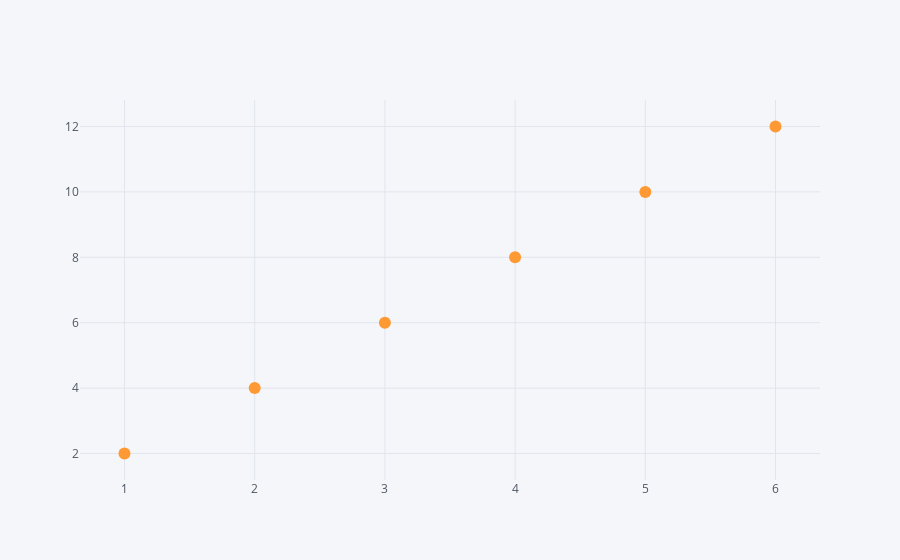

Here is the notebook cell this chart was saved with:
### Code cell
data.iplot(kind = "scatter", x = "A", y = "B", mode = "markers")

### Figure 1 — Plotly figure (JSON) as saved in the notebook; plotly's stock layout.template omitted (floating-point values rounded to 4 significant figures)
{"data": [{"line": {"color": "rgba(255, 153, 51, 1.0)", "dash": "solid", "shape": "linear", "width": 1.3}, "marker": {"size": 12, "symbol": "circle"}, "mode": "markers", "name": "B", "text": "", "type": "scatter", "x": [1, 2, 3, 4, 5, 6], "y": [2, 4, 6, 8, 10, 12]}], "layout": {"legend": {"bgcolor": "#F5F6F9", "font": {"color": "#4D5663"}}, "paper_bgcolor": "#F5F6F9", "plot_bgcolor": "#F5F6F9", "title": {"font": {"color": "#4D5663"}}, "xaxis": {"gridcolor": "#E1E5ED", "showgrid": true, "tickfont": {"color": "#4D5663"}, "title": {"font": {"color": "#4D5663"}, "text": ""}, "zerolinecolor": "#E1E5ED"}, "yaxis": {"gridcolor": "#E1E5ED", "showgrid": true, "tickfont": {"color": "#4D5663"}, "title": {"font": {"color": "#4D5663"}, "text": ""}, "zerolinecolor": "#E1E5ED"}}}
